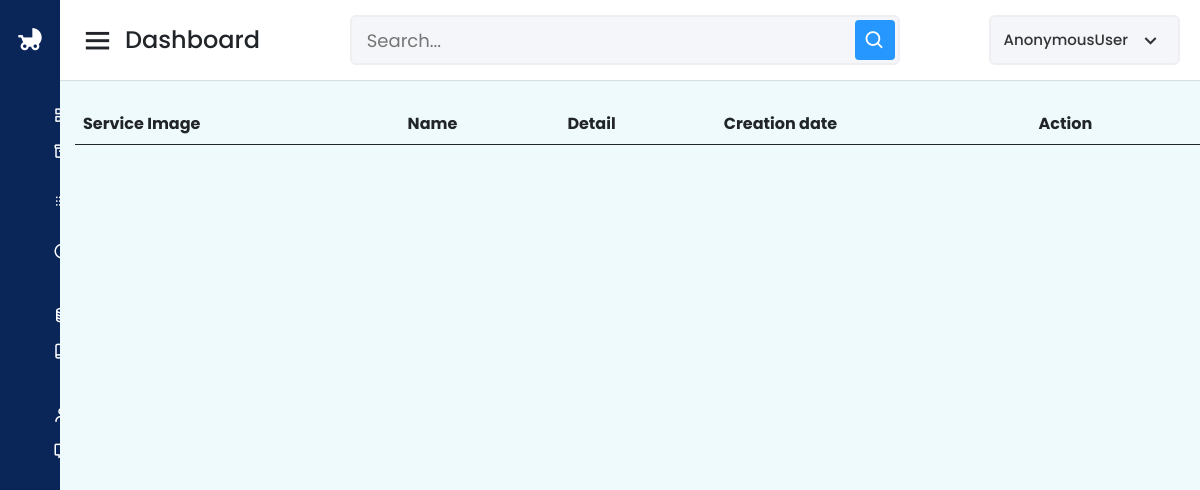
The app's page /dashboard/manage_service, older data.
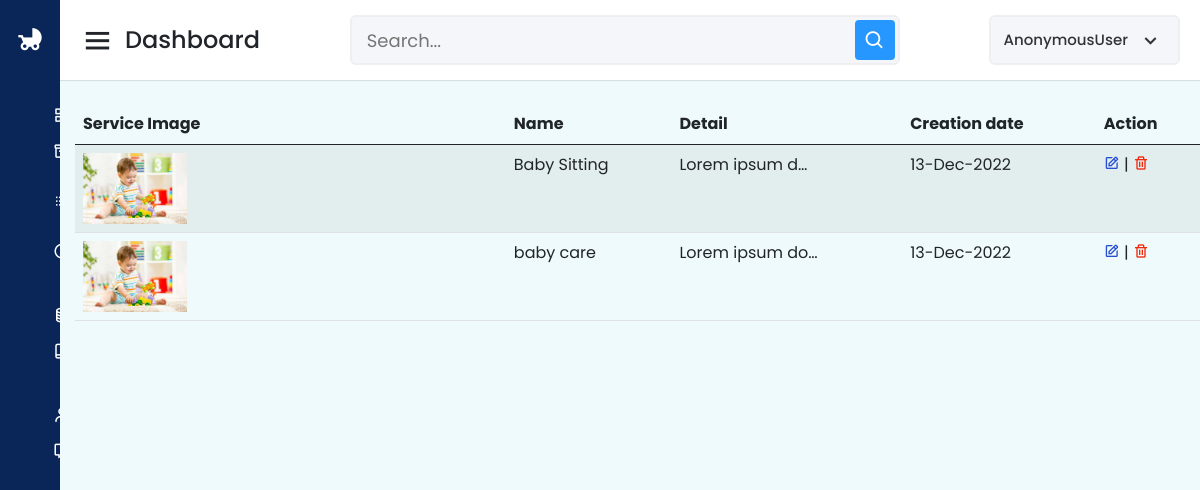
The same page, newer data.
### App/models.py (models this page shows, shortened)
class Service(models.Model):
    service = models.CharField(max_length=100, null=True)
    serviceDetail = models.CharField(max_length=100, null=True)
    service_img = models.ImageField(null=True)
    creationsDate = models.DateField(auto_now_add=True)

### App/views.py (the view)
# urls.py: path("dashboard/manage_service",manage_service,name="manage_service"),
def manage_service(request):
    services = Service.objects.all()
    return render(request,"manage_services.html",context={"services":services})

### App/templates/manage_services.html (shortened to what this page needs)
{% extends 'dashbase.html' %}{% block body %}
    <table id="example" class="table table-striped" style="width: 100%">
      <thead>
        <tr>
          <th>Service Image</th>
          <th>Name</th>
          <th>Detail</th>
          <th>Creation date</th>
          <th>Action</th>
        </tr>
      </thead>
      <tbody>
        {% for s in services %}
        <tr>
          <td><img class="w-25" src="{{ s.service_img.url }}" /></td>
          <td>{{ s.service }}</td>
          <td>{{ s.serviceDetail| truncatechars:15 }}</td>
          <td>{{ s.creationsDate| date:"d-M-Y" }}</td>
          <td>
            <a href="{% url 'edit_service' s.id %}"><i class="bx bx-edit" style="color: #274dd2"></i></a> |
            <a href="{% url 'delete_object' 'service' s.id  %}"><i class="bx bx-trash" style="color: #f3280a"></i></a>
          </td>
        </tr>
        {% endfor %}
      </tbody>
    </table>
{% endblock %}

Row changes from the older to the newer data that the page shows:
added Service: service_img (picture), service "Baby Sitting", serviceDetail "Lorem ipsum d…", creationsDate "13-Dec-2022"
added Service: service_img (picture), service "baby care", serviceDetail "Lorem ipsum do…", creationsDate "13-Dec-2022"
